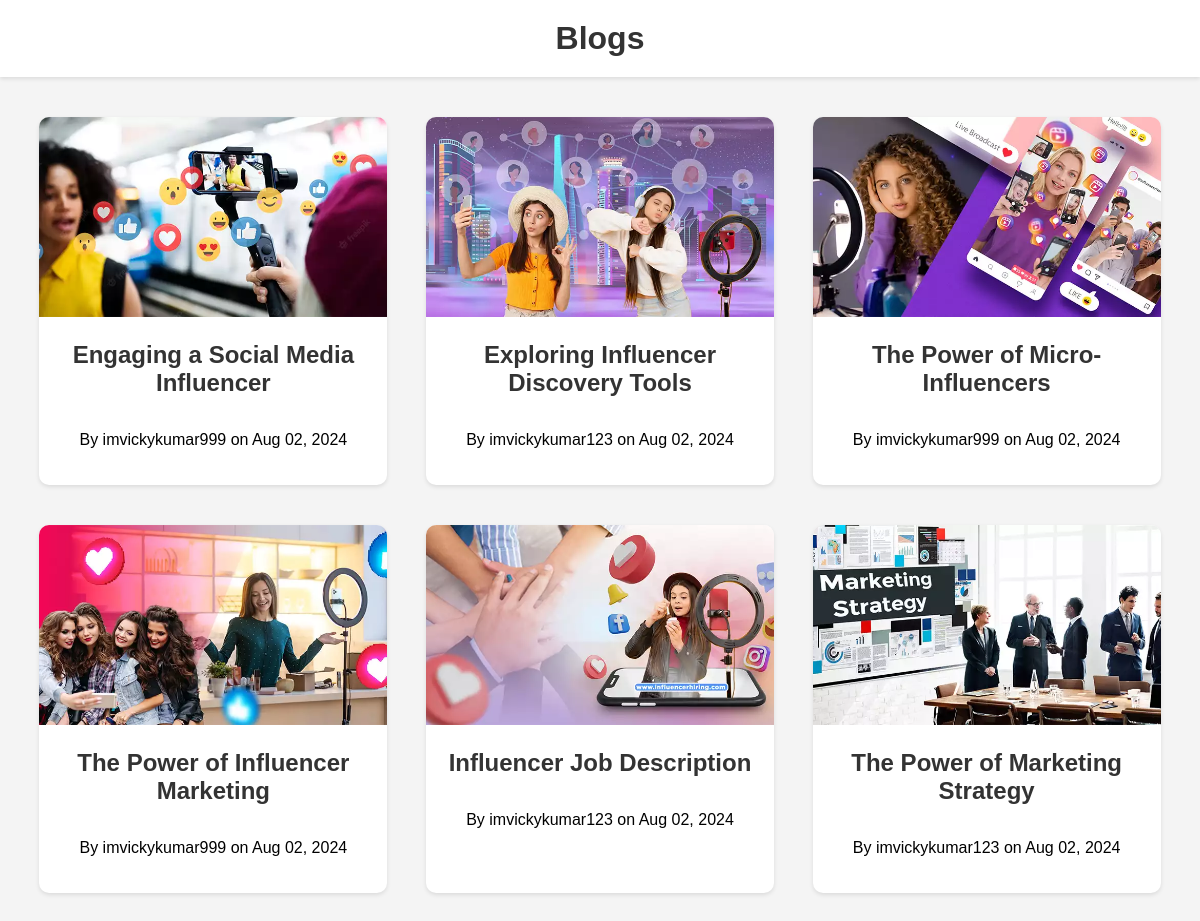
The page / on the database its author committed.
### blog/models.py (models this page shows, shortened)
class Post(models.Model):
    title = models.CharField(max_length=200)
    content = models.TextField()
    author = models.ForeignKey(User, on_delete=models.CASCADE)
    created_at = models.DateTimeField(default=timezone.now)
    image = models.ImageField(upload_to='blog_images/', blank=True, null=True)

### blog/views.py (the view)
# urls.py: path('', views.home, name='blog-home'),
def home(request):
    posts = Post.objects.all()
    return render(request, 'blog/home.html', {'posts': posts})

### blog/templates/blog/home.html (shortened to what this page needs)
{% load static %}
<!DOCTYPE html>
<html lang="en">
<head>
    <link rel="stylesheet" type="text/css" href="{% static 'blog/styles.css' %}">
</head>
<body>
    <header>
        <h1>Blogs</h1>
    </header>
    <main>
        <div class="blog-container">
            {% for post in posts %}
                <div class="blog-post">
                    {% if post.image %}
                        <img src="{{ post.image.url }}" alt="{{ post.title }}" class="blog-image">
                    {% else %}
                        <img src="{% static 'blog/default-image.jpg' %}" alt="Blog image" class="blog-image">
                    {% endif %}
                    <div class="blog-content">
                        <h2><a href="{% url 'post-detail' post.pk %}">{{ post.title }}</a></h2><br>
                        <p>By {{ post.author.username }} on {{ post.created_at|date:"M d, Y" }}</p>
                    </div>
                </div>
            {% endfor %}
        </div>
    </main>
</body>
</html>

### blog/static/blog/styles.css (style rules this page uses)
body { font-family: Arial, sans-serif; margin: 0; padding: 0; background-color: #f4f4f4; overflow-x: hidden; }
header { background-color: #fff; padding: 20px; width: 100%; box-shadow: 0 2px 4px rgba(0,0,0,0.1); box-sizing: border-box; }
header h1 { margin: 0; font-size: 2em; color: #333; flex-grow: 1; text-align: center; white-space: normal; overflow: visible; text-overflow: clip; }
main { padding: 20px; max-width: 100%; box-sizing: border-box; }
.blog-container { display: flex; flex-wrap: wrap; justify-content: space-around; margin: 0 auto; max-width: 1200px; box-sizing: border-box; }
.blog-post { background-color: #fff; width: 30%; margin: 20px 10px; box-shadow: 0 2px 4px rgba(0,0,0,0.1); border-radius: 10px; overflow: hidden; text-align: center; box-sizing: border-box; }
.blog-image { width: 100%; height: 200px; object-fit: cover; }
.blog-content { padding: 20px; }
.blog-content h2 { font-size: 1.5em; color: #333; margin: 0; }
.blog-content h2 a { text-decoration: none; color: inherit; }

### rows shown on the page
Post: image (picture), title "Engaging a Social Media Influencer", author.username "imvickykumar999", created_at "Aug 02, 2024"
Post: image (picture), title "Exploring Influencer Discovery Tools", author.username "imvickykumar123", created_at "Aug 02, 2024"
Post: image (picture), title "The Power of Micro-Influencers", author.username "imvickykumar999", created_at "Aug 02, 2024"
Post: image (picture), title "The Power of Influencer Marketing", author.username "imvickykumar999", created_at "Aug 02, 2024"
Post: image (picture), title "Influencer Job Description", author.username "imvickykumar123", created_at "Aug 02, 2024"
Post: image (picture), title "The Power of Marketing Strategy", author.username "imvickykumar123", created_at "Aug 02, 2024"
